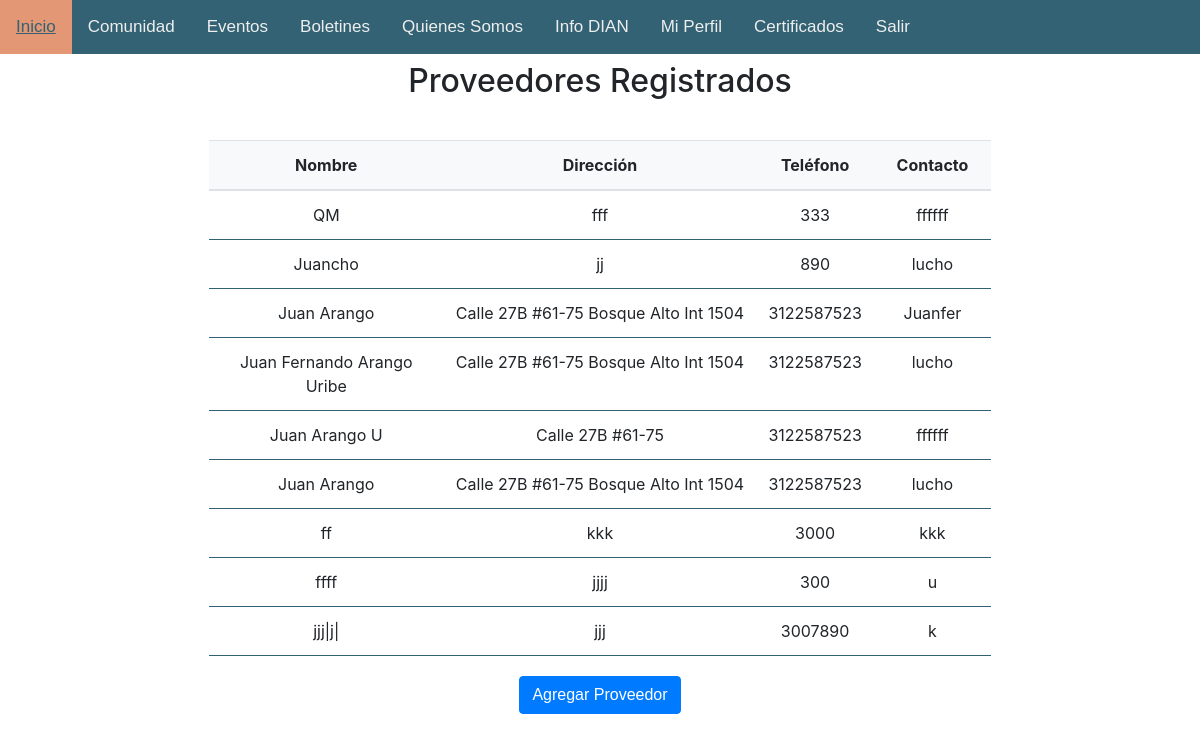
Screenshot of /mtto/listaproveedores/ (signed in) with the database file from the repository.
### mtto/models.py (models this page shows, shortened)
class Supplier(models.Model):
    name = models.CharField(max_length=100, null=False, blank=False)
    address = models.CharField(max_length=100)
    phone_number = models.PositiveBigIntegerField()
    contact = models.CharField(max_length=100)
    class Meta():
        verbose_name_plural = 'Proveedores'

### mtto/views.py (the view)
# urls.py: path('listaproveedores/', views.listadoProveedores, name='mtto.lista_proveedores')
@login_required
def listadoProveedores(request):
    if CustomUser.objects.get(user=request.user).comunidad:
        return render(request, 'mtto/listado_proveedores.html', {
            'comunidad': CustomUser.objects.get(user=request.user).comunidad,
            'suppliers': Supplier.objects.all(),
        })
    return HttpResponseRedirect(reverse('home'))

### mtto/templates/mtto/listado_proveedores.html (shortened to what this page needs)
{% extends 'base.html' %}
{% load static %}
{% load phonenumber_filters %}
    {% block body %}
    <h2 class="center">Proveedores Registrados</h2>
    <br>
    <div style="width: 90%;" class="table-responsive center">
    <table class="table align-middle mb-0 bg-white center">
        <thead class="bg-light">
            <tr>
                <th style="width: 20px;">Nombre</th>
                <th>Dirección</th>
                <th>Teléfono</th>
                <th>Contacto</th>
            </tr>
        </thead>
        <tbody>
            {% for supplier in suppliers %}
            <tr>
                <td style="width: 20px;">{{ supplier.name }}</td>
                <td>{{ supplier.address }}</td>
                <td>{{ supplier.phone_number|lower|phonenumber }}</td>
                <td>{{ supplier.contact }}</td>
            </tr>
            {% endfor %}
        </tbody>
    </table>
    <form action="{% url 'mtto.crear_proveedor' %}">
        <button type="submit" class="btn btn-primary top-20">Agregar Proveedor</button>
    </form>
</div>
    {% endblock %}

### static/css/style.css (style rules this page uses)
body { margin: 0; font-family: Arial, Helvetica, sans-serif; }
.center { display: block; text-align: center; margin: 8px auto 8px auto; width: 80%; }
.btn { font-family:'Trebuchet MS', 'Lucida Sans Unicode', 'Lucida Grande', 'Lucida Sans', Arial, sans-serif ; padding: 6px; margin: 5px; border-radius: 10px; border-style: none; }
.top-20 { margin-top: 20px; }
table { table-layout: fixed; border-collapse: collapse; }
thead th:nth-child(1) { width: 30%; }
thead th:nth-child(2) { width: 40%; }
thead th:nth-child(3) { width: 15%; }
thead th:nth-child(4) { width: 15%; }
th, td { padding: 5px; border-bottom: 1px solid #326273; }
table.center { display: table; align-items: center; width: auto; margin: 0 auto; }

### rows the page displays
Supplier: name "QM", address "fff", phone_number "333", contact "ffffff"
Supplier: name "Juancho", address "jj", phone_number "890", contact "lucho"
Supplier: name "Juan Arango", address "Calle 27B #61-75 Bosque Alto Int 1504", phone_number "3122587523", contact "Juanfer"
Supplier: name "Juan Fernando Arango Uribe", address "Calle 27B #61-75 Bosque Alto Int 1504", phone_number "3122587523", contact "lucho"
Supplier: name "Juan Arango U", address "Calle 27B #61-75", phone_number "3122587523", contact "ffffff"
Supplier: name "Juan Arango", address "Calle 27B #61-75 Bosque Alto Int 1504", phone_number "3122587523", contact "lucho"
Supplier: name "ff", address "kkk", phone_number "3000", contact "kkk"
Supplier: name "ffff", address "jjjj", phone_number "300", contact "u"
Supplier: name "jjj|j|", address "jjj", phone_number "3007890", contact "k"
